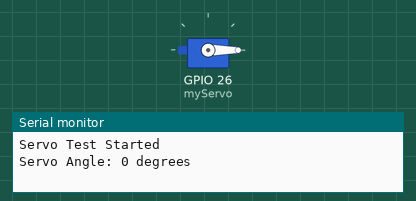
Bench run of a sketch on a simulated ESP32. Parts: servo, the last lines printed to the serial monitor.

Above: at 0.05 s.
At 3.0 s:
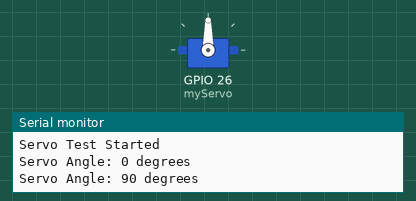
At 6.0 s:
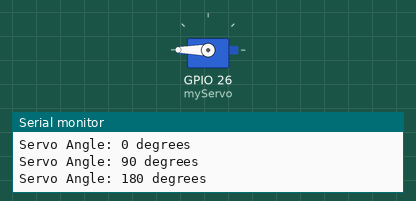
Timing chart, 0 to 7.8 s (numbered marks = the images above):
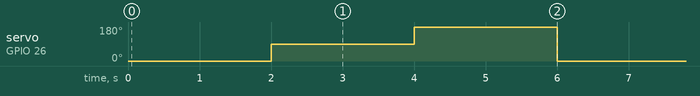

Measured:
- by itself, servo on GPIO 26 (myServo): repeats every 6.0 s: 180° 2.0 s, 0° 2.0 s, 90° 2.0 s

The sketch:

servo_fix.ino
```cpp
#include <ESP32Servo.h>

Servo myServo;

void setup() {
  Serial.begin(115200);

  myServo.setPeriodHertz(50);
  myServo.attach(26, 500, 2400);

  Serial.println("Servo Test Started");
}

void loop() {
  myServo.write(0);
  Serial.println("Servo Angle: 0 degrees");
  delay(2000);

  myServo.write(90);
  Serial.println("Servo Angle: 90 degrees");
  delay(2000);

  myServo.write(180);
  Serial.println("Servo Angle: 180 degrees");
  delay(2000);
}
```
